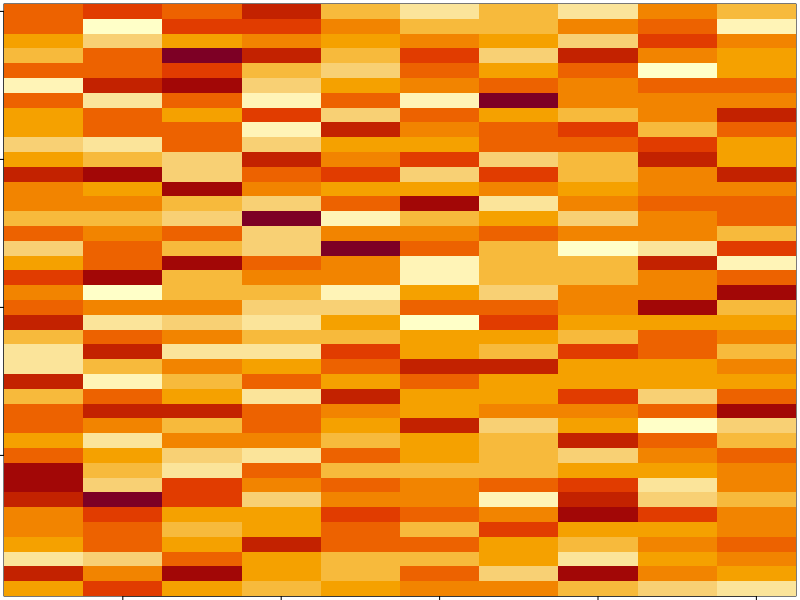

This figure's R source:
# Exploratory Data Analysis - week 3

set.seed(12345)
par(mar=c(0.2, 0.2, 0.2, 0.2))
dataMatrix <- matrix(rnorm(400), nrow = 40)
image(1:10, 1:40, t(dataMatrix)[,nrow(dataMatrix):1])